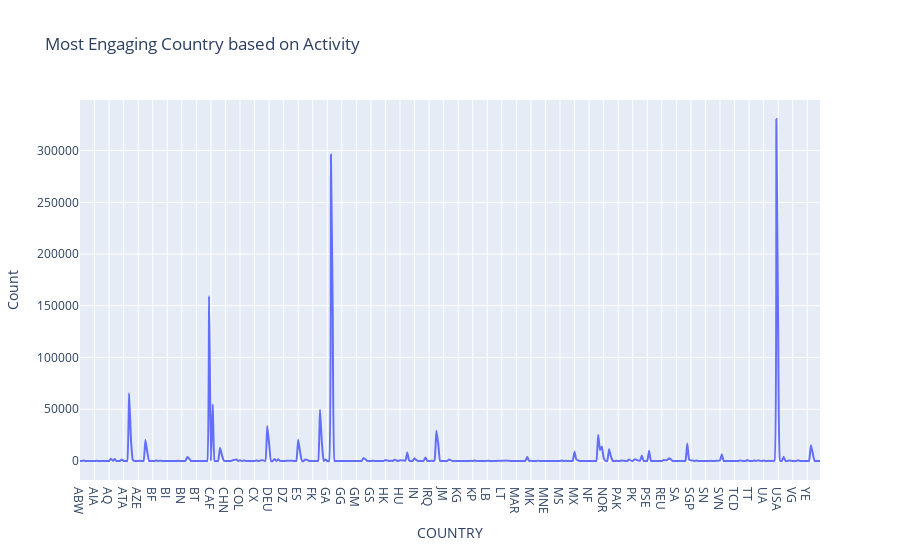

Write notebook code for a chart like this one.
### Code cell
if isinstance(df_may, (pd.DatetimeIndex, pd.MultiIndex)):
    df_may = df_may.to_frame(index=False)

df_may = df_may.reset_index().drop('index', axis=1, errors='ignore')
df_may.columns = [str(c) for c in df_may.columns]  # update columns to strings in case they are numbers

chart_data = pd.concat([
    df_may['COUNTRY'],
    df_may['ACTIVITY_ID'],
], axis=1)
chart_data = chart_data.sort_values(['COUNTRY'])
chart_data = chart_data.rename(columns={'COUNTRY': 'x'})
chart_data_count = chart_data.groupby(['x'])[['ACTIVITY_ID']].count()
chart_data_count.columns = ['ACTIVITY_ID|count']
chart_data = chart_data_count.reset_index()
chart_data = chart_data.dropna()

charts = []
line_cfg = {'line': {'shape': 'spline', 'smoothing': 0.3}, 'mode': 'lines'}
charts.append(go.Scatter(
	x=chart_data['x'], y=chart_data['ACTIVITY_ID|count'], name='ACTIVITY_ID|count', **line_cfg
))
figure = go.Figure(data=charts, layout=go.Layout({
    'legend': {'orientation': 'h'},
    'title': {'text': 'Count of ACTIVITY_ID by COUNTRY'},
    'xaxis': {'title': {'text': 'COUNTRY'}},
    'yaxis': {'tickformat': '0:g', 'title': {'text': 'Count of ACTIVITY_ID'}, 'type': 'linear'}
}))

# from plotly.offline import iplot, init_notebook_mode

import pandas as pd

if isinstance(df_may, (pd.DatetimeIndex, pd.MultiIndex)):
    df_may = df_may.to_frame(index=False)

df_may = df_may.reset_index().drop('index', axis=1, errors='ignore')
df_may.columns = [str(c) for c in df_may.columns]  # update columns to strings in case they are numbers

chart_data = pd.concat([
    df_may['COUNTRY'],
    df_may['ACTIVITY_ID'],
], axis=1)
chart_data = chart_data.sort_values(['COUNTRY'])
chart_data = chart_data.rename(columns={'COUNTRY': 'x'})
chart_data_count = chart_data.groupby(['x'])[['ACTIVITY_ID']].count()
chart_data_count.columns = ['ACTIVITY_ID|count']
chart_data = chart_data_count.reset_index()
chart_data = chart_data.dropna()

import plotly.graph_objs as go

charts = []
line_cfg = {'line': {'shape': 'spline', 'smoothing': 0.3}, 'mode': 'lines'}
charts.append(go.Scatter(
    x=chart_data['x'], y=chart_data['ACTIVITY_ID|count'], name='ACTIVITY_ID|count', **line_cfg
))
figure = go.Figure(data=charts, layout=go.Layout({
    'legend': {'orientation': 'h'},
    'title': {'text': 'Most Engaging Country based on Activity'},
    'xaxis': {'title': {'text': 'COUNTRY'}},
    'yaxis': {'tickformat': '0:g', 'title': {'text': 'Count'}, 'type': 'linear'}
}))

# If you're having trouble viewing your chart in your notebook try passing your 'chart' into this snippet:

init_notebook_mode(connected=True)
for chart in charts:
    chart.pop('id', None) # for some reason iplot does not like 'id'
iplot(figure)

### Figure 1 — Plotly figure (JSON) as saved in the notebook; plotly's stock layout.template omitted (floating-point values rounded to 4 significant figures; data arrays with more than 128 entries replaced by an {"elided": "..."} marker saying what was removed)
{"data": [{"line": {"shape": "spline", "smoothing": 0.3}, "mode": "lines", "name": "ACTIVITY_ID|count", "type": "scatter", "x": {"elided": "408 str values"}, "y": {"elided": "408 int values"}}], "layout": {"legend": {"orientation": "h"}, "title": {"text": "Most Engaging Country based on Activity"}, "xaxis": {"title": {"text": "COUNTRY"}}, "yaxis": {"tickformat": "0:g", "title": {"text": "Count"}, "type": "linear"}}}
